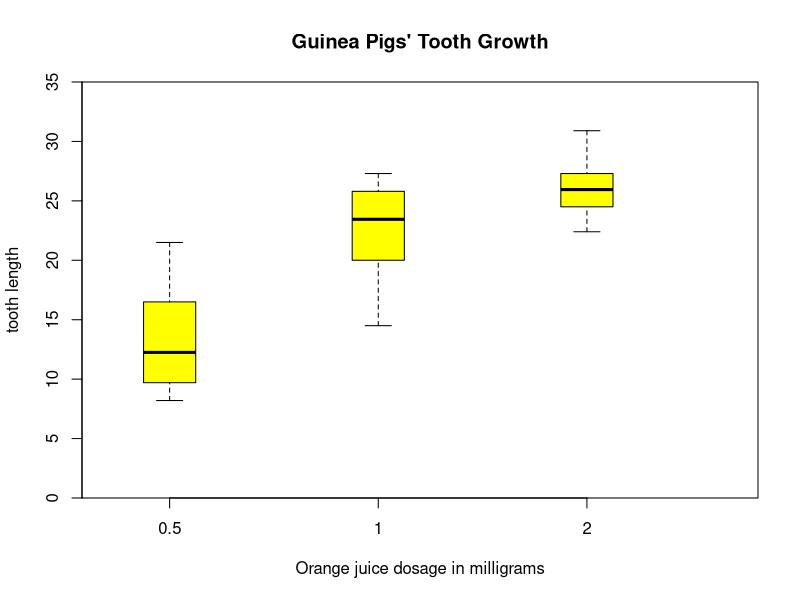
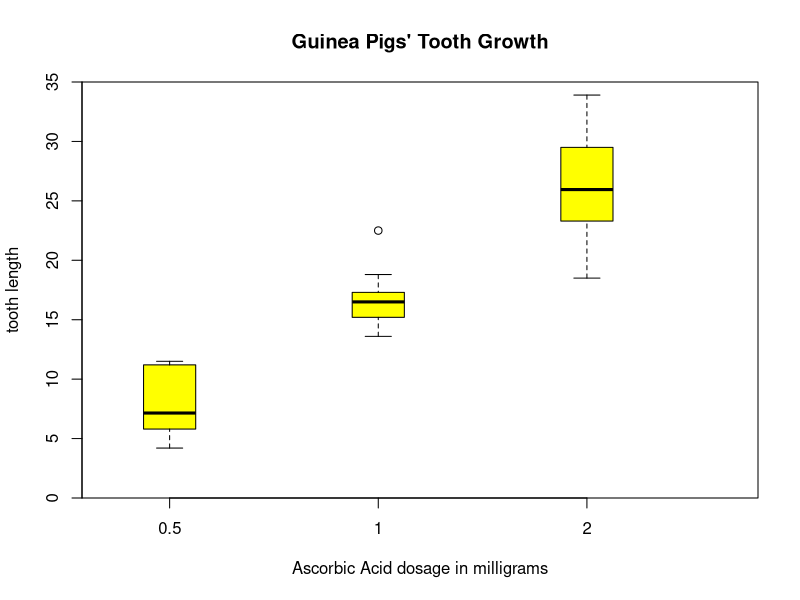

These figures' R source, in order: (Note: this script raises an error after producing the figures.)
# Tooth Growth Analysis
# Statistical Inference Class
# Mark Culp
# 3/22/2017

## Overview:

# This analysis examines the effects of vitamin C on 
# tooth growth in guinea pigs.  Each of the 60 guinea 
# pigs studied received one of three doses of vitamin
# C per day: 0.5, 1.0, or 2.0 mg/day.  There were two 
# delivery methods: orange juice (OJ) and ascorbic 
# acid (VC).  The response measures the growth in 
# odontoblasts (cells responsible for tooth growth).

library(datasets)
data("ToothGrowth")

options(scipen = 999)

## ----------------------------
## Exploratory analysis

# First we conduct an exploratory analysis of 
# the "ToothGrowth" dataset.  We need to 
# understand the state of our data.

# So this appears to be a very tidy data set: 
# 30 guinea pigs were give orange juice and 30 
# were given ascorbic acid.  10 from each set 
# of 30 guinea pigs were given 0.5, 1.0, or 2.0 
# milligrams/day of one of the two supplements.

# List length of rows / columns
dim(ToothGrowth)

# Determine column data types
str(ToothGrowth)

# Range of tooth growth
range(ToothGrowth$len)

# Levels and counts of delivery methods/supplements
table(ToothGrowth$supp)

# Levels and counts of dosages
table(ToothGrowth$dose, ToothGrowth$supp)

## ----------------------------
## Data summary 

# Let's look at our 30 guinea pigs given orange
# juice and ascorbic acid
oj <- ToothGrowth[ToothGrowth$supp == "OJ",]
oj05 <- oj[oj$dose == 0.5,]
oj10 <- oj[oj$dose == 1.0,]
oj20 <- oj[oj$dose == 2.0,]

# Plot tooth odontoblast length in relation
# to increasing dosages of orange juice. 
boxplot(len ~ dose, data = oj,
        boxwex = 0.25, at = 1:3 - 0.2,
        col = "yellow",
        main = "Guinea Pigs' Tooth Growth",
        xlab = "Orange juice dosage in milligrams",
        ylab = "tooth length",
        xlim = c(0.5, 3.5), ylim = c(0, 35), yaxs = "i")


# ------------------------------------------

# Subset the guinea pigs given ascorbic acid,
# overall and by dosages
vc <- ToothGrowth[ToothGrowth$supp == "VC",]
vc05 <- vc[vc$dose == 0.5,]
vc10 <- vc[vc$dose == 1.0,]
vc20 <- vc[vc$dose == 2.0,]

# Plot tooth odontoblast length in relation
# to increasing dosages of ascorbic acid. 
boxplot(len ~ dose, data = vc,
        boxwex = 0.25, at = 1:3 - 0.2,
        col = "yellow",
        main = "Guinea Pigs' Tooth Growth",
        xlab = "Ascorbic Acid dosage in milligrams",
        ylab = "tooth length",
        xlim = c(0.5, 3.5), ylim = c(0, 35), yaxs = "i")


# ------------------------------------------

## -----------------------------------------
## Comparison of tooth growth by supp and dose

# So lets compare tooth growth by supplement by 
# dosage levels

# Means and standard error for the orange
# juice samples 
mnsOJ <- rbind(
   c("0.5",mean(oj05$len),round(sd(oj05$len),3),round(var(oj05$len),3)),
   c("1.0",mean(oj10$len),round(sd(oj10$len),3),round(var(oj10$len),3)),
   c("2.0",mean(oj20$len),round(sd(oj20$len),3),round(var(oj20$len),3))
)
mnsOJ

# ---------------------------------------------

# Means and standard error for the ascorbic
# acid samples 
mnsVC <- rbind(
  c("0.5",mean(vc05$len),round(sd(vc05$len),3),round(var(vc05$len),3)),
  c("1.0",mean(vc10$len),round(sd(vc10$len),3),round(var(vc10$len),3)),
  c("2.0",mean(vc20$len),round(sd(vc20$len),3),round(var(vc20$len),3))
)
mnsVC

# ---------------------------------------------

t.test(oj05$len)$p.value



# So we conduct a t-test on the orange 
# juice sample at the 0.5 mg/day dosage level.
# This shows we can reject the null hypothesis
# that the orange juice had no impact on the 
# guinea pigs' tooth growth.
t.test(oj05$len)[c(1:3)]
# t = 9.3811, df = 9, p-value = 0.000006074
# alternative hypothesis: true mean is not equal to 0
# 95 percent confidence interval:
#  10.03972 16.42028
#  sample estimates:
#  mean of x 
#  13.23

# ------------------------------------------

# Our means and standard error for the ascorbic
# acid samples at the 0.5 mg/day dosage level
mean(vc05$len)  # 7.98
sd(vc05$len)    # 2.746634

# So we conduct a t-test on the ascorbic 
# acid sample at the 0.5 mg/daydosage level.
# This shows we can reject the null hypothesis
# that the ascorbic acid had no impact on the 
# guinea pigs' tooth growth.
t.test(vc05$len)
# t = 9.1876, df = 9, p-value = 0.00000721
# alternative hypothesis: true mean is not equal to 0
# 95 percent confidence interval:
#  6.015176 9.944824
#  sample estimates:
#  mean of x 
#  7.98 

# --------------------------------------------

# We now compare the guinea pigs tooth growth 
# under both supplements: 
# ----------------------
# At the 0.5 mg/daydosage level
tg05 <- ToothGrowth[ToothGrowth$dose == 0.5,] 
t.test(len ~ supp, paired = F, var.equal = F, data = tg05)
#  t = 3.1697, df = 14.969, p-value = 0.006359
#  alternative hypothesis: true difference in means is not equal to 0
#  95 percent confidence interval:
#   1.719057 8.780943
#   sample estimates:
#   mean in group OJ mean in group VC 
#              13.23             7.98

# At the 1.0 mg/daydosage level
tg10 <- ToothGrowth[ToothGrowth$dose == 1.0,] 
t.test(len ~ supp, paired = F, var.equal = F, data = tg10)
#  t = 4.0328, df = 15.358, p-value = 0.001038
#  alternative hypothesis: true difference in means is not equal to 0
#  95 percent confidence interval:
#    2.802148 9.057852
#  sample estimates:
#  mean in group OJ mean in group VC 
#             22.70            16.77 

# At the 2.0 mg/daydosage level
tg20 <- ToothGrowth[ToothGrowth$dose == 2.0,] 
t.test(len ~ supp, paired = F, var.equal = F, data = tg20)
#  t = -0.046136, df = 14.04, p-value = 0.9639
#  alternative hypothesis: true difference in means is not equal to 0
#  95 percent confidence interval:
#    -3.79807  3.63807
#  sample estimates:
#    mean in group OJ mean in group VC 
#               26.06            26.14 

# The power of the supplement sample comparisons at the
# 0.5 mg/day level are:
power.t.test(n=10,delta = 13.23,sd= 4.459709, type="two.sample", alt = "one.sided")$power

## ----------------------------
## Conclusions and assumptions